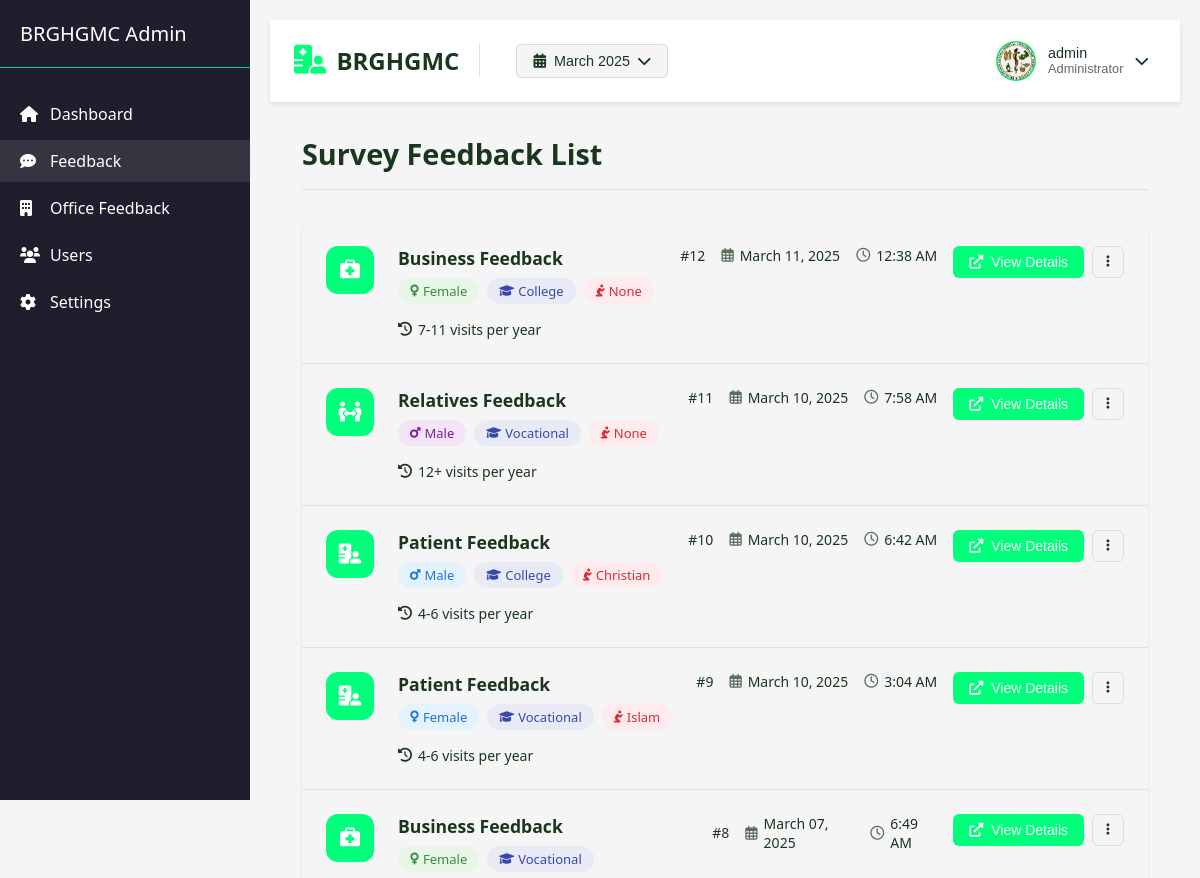
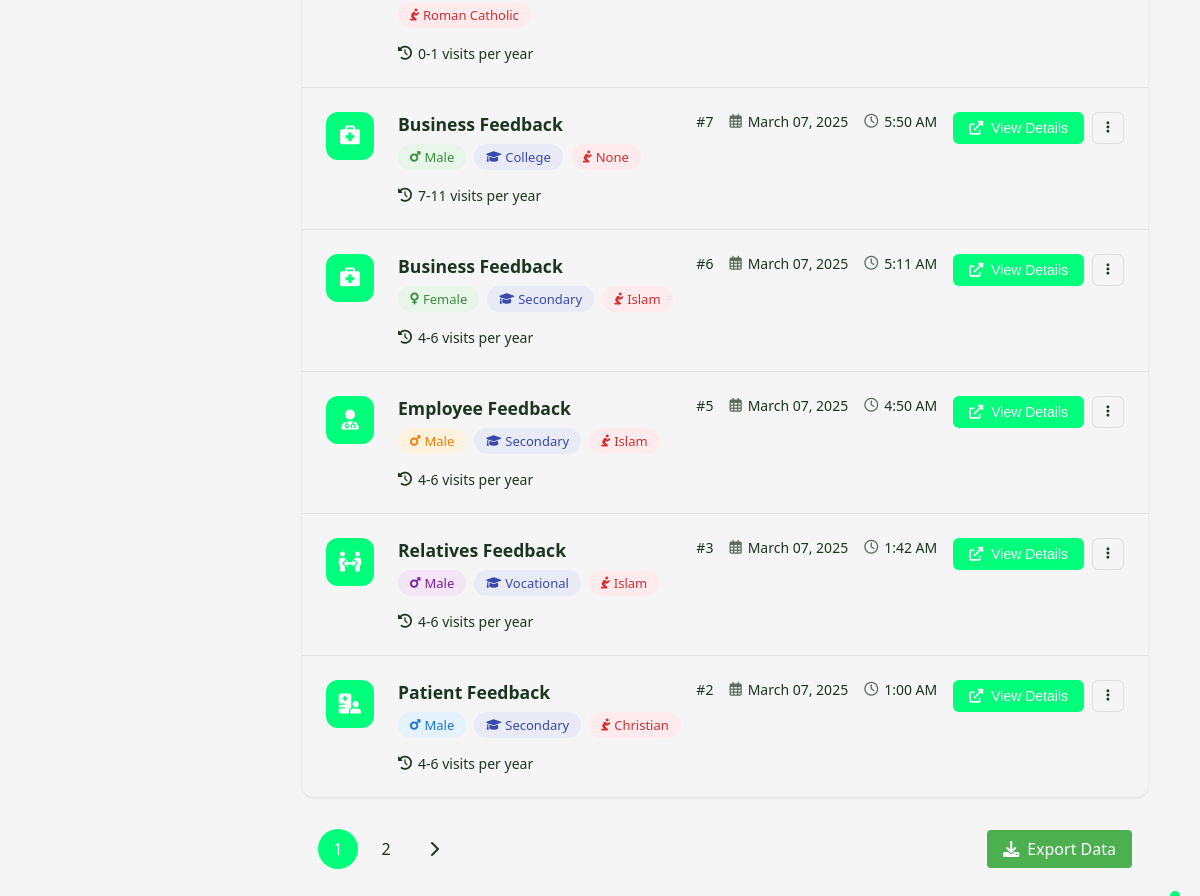
Before: /custom-admin/admin/feedback/ (signed in) with the older database file (2 pictures, top to bottom).
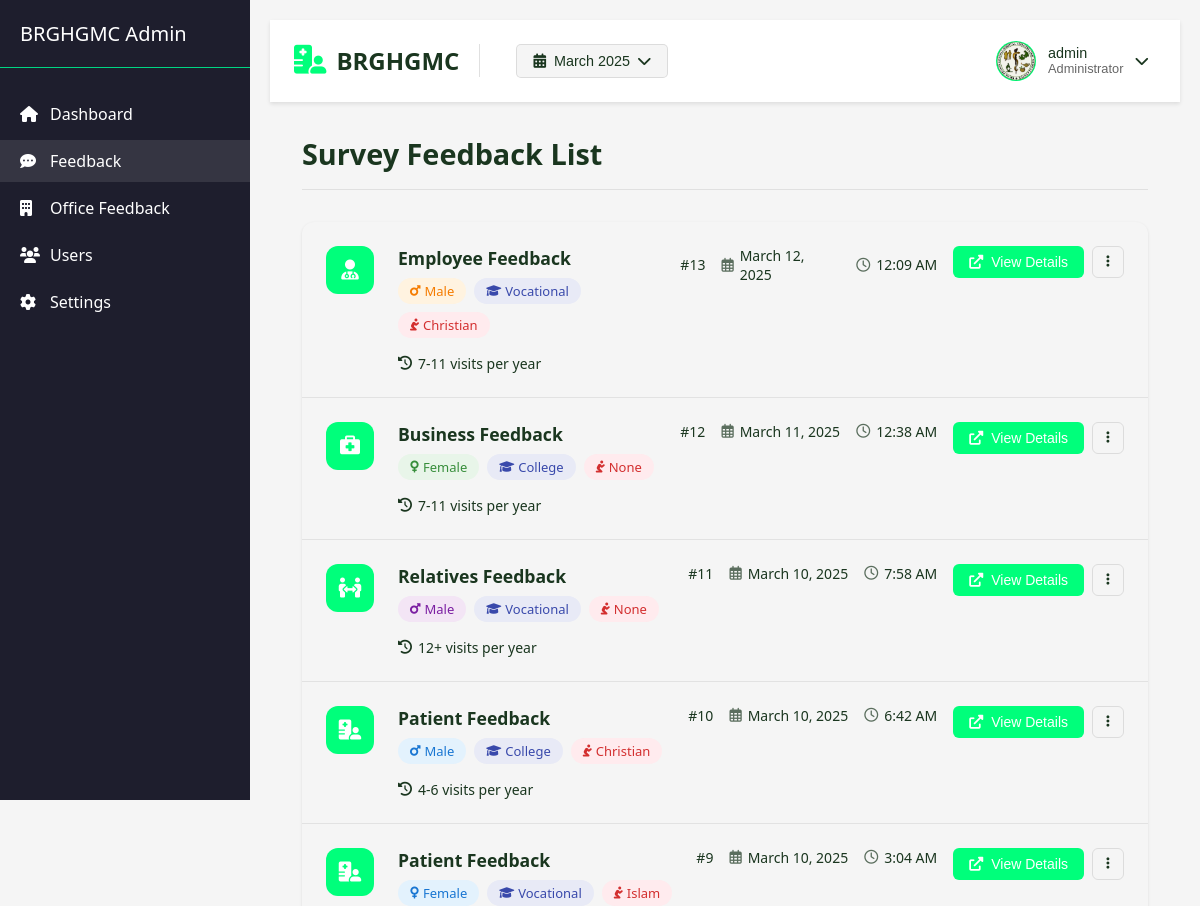
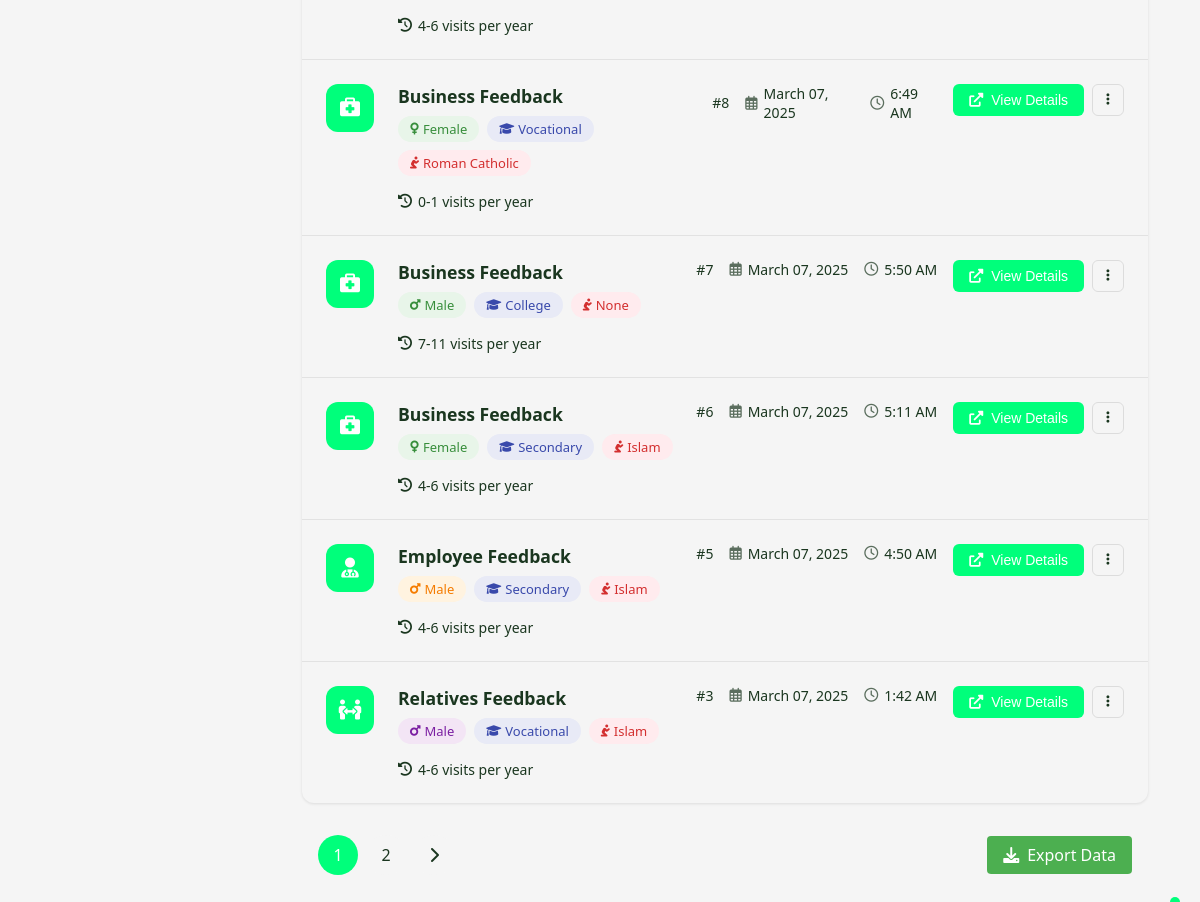
After: the same page with the newer database file (2 pictures, top to bottom).
### core/models.py (models this page shows, shortened)
class AdminAccount(models.Model):
    username = models.CharField(max_length=100, unique=True)
    password = models.CharField(max_length=255)  # Will store hashed password
    email = models.EmailField(unique=True)
    full_name = models.CharField(max_length=255)
    is_active = models.BooleanField(default=True)
    created_at = models.DateTimeField(auto_now_add=True)
    last_login = models.DateTimeField(null=True, blank=True)
    class Meta:
        verbose_name = 'Admin Account'
        verbose_name_plural = 'Admin Accounts'

class PersonalInformation(models.Model):
    SURVEY_CHOICES = [
        ('pasyente', 'Pasyente'),
        ('kasama', 'Kasama ng Pasyente'),
        ('negosyo', 'Transaksyon sa Negosyo'),
        ('empleyado', 'Empleyado'),
    ]
    GENDER_CHOICES = [
        ('babae', 'Babae'),
        ('lalaki', 'Lalaki'),
    ]
    RELIGION_CHOICES = [
        ('kristiyano', 'Kristiyano'),
        ('islam', 'Islam'),
        ('wala', 'Wala'),
        ('katoliko', 'Katoliko Romano'),
        ('ibang_relihiyon', 'Ibang Relihiyon'),
    ]
    EDUCATION_CHOICES = [
        ('elementary', 'Elementary'),
        ('secondary', 'Sekondarya'),
        ('vocational', 'Bokasyonal'),
        ('college', 'Kolehiyo'),
        ('postgrad', 'Postgraduates'),
        ('no_formal_edu', 'Walang pormal na edukasyon'),
    ]
    VISIT_FREQUENCY_CHOICES = [
        ('once', '0-1 beses sa isang taon'),
        ('four', '4-6 beses sa isang taon'),
        ('seven', '7-11 beses sa isang taon'),
        ('twelve', '12+ beses sa isang taon'),
    ]
    respondent = models.OneToOneField(Respondent, on_delete=models.CASCADE, related_name='personal_info')
    survey_answer = models.CharField(max_length=20, choices=SURVEY_CHOICES)
    gender = models.CharField(max_length=10, choices=GENDER_CHOICES)
    religion = models.CharField(max_length=20, choices=RELIGION_CHOICES)
    education = models.CharField(max_length=20, choices=EDUCATION_CHOICES)
    visit_frequency = models.CharField(max_length=10, choices=VISIT_FREQUENCY_CHOICES)

class Respondent(models.Model):
    age = models.IntegerField()
    date_submitted = models.DateTimeField(default=timezone.now)

### core/views.py (the view)
    def wrapper(request, *args, **kwargs):
        if not request.session.get('admin_id'):
            return redirect('core_admin:admin_login')
        return view_func(request, *args, **kwargs)

### core/templates/admin/feedback.html (shortened to what this page needs)
{% load static %}
<!DOCTYPE html>
<html lang="en">
<head>
    <link rel="stylesheet" href="{% static 'css/admin/dashboard.css' %}">
    <link rel="stylesheet" href="{% static 'css/admin/feedback.css' %}">
    <link rel="stylesheet" href="https://cdnjs.cloudflare.com/ajax/libs/font-awesome/6.0.0/css/all.min.css">
</head>
<body>
    <div class="dashboard-container">
        <div class="sidebar">
            <div class="sidebar-header">
                <h2>BRGHGMC Admin</h2>
            </div>
            <nav class="sidebar-nav">
                <ul>
                    <li>
                        <a href="{% url 'core:admin_dashboard' %}"><i class="fas fa-home"></i> Dashboard</a>
                    </li>
                    <li class="active">
                        <a href="{% url 'core:admin_feedback' %}"><i class="fas fa-comment-dots"></i> Feedback</a>
                    </li>
                    <li>
                        <a href="#"><i class="fas fa-building"></i> Office Feedback</a>
                    </li>
                    <li>
                        <a href="#"><i class="fas fa-users"></i> Users</a>
                    </li>
                    <li>
                        <a href="#"><i class="fas fa-cog"></i> Settings</a>
                    </li>
                </ul>
            </nav>
        </div>
        <div class="main-content">
            <header class="top-nav">
                <div class="nav-left">
                    <div class="logo-section">
                        <i class="fas fa-hospital-user"></i>
                        <span>BRGHGMC</span>
                    </div>
                    <div class="month-filter">
                        <button class="month-dropdown-toggle">
                            <i class="fas fa-calendar-alt"></i>
                            <span>{{ selected_month }}</span>
                            <i class="fas fa-chevron-down"></i>
                        </button>
                    </div>
                </div>
                <div class="nav-right">
                    <div class="user-menu">
                        <div class="dropdown">
                            <button class="dropdown-toggle">
                                <div class="user-avatar">
                                    <img src="{% static 'images/logo.png' %}" alt="BRGHGMC Logo">
                                </div>
                                <div class="user-info">
                                    <span class="user-name">{{ request.session.admin_username }}</span>
                                    <span class="user-role">Administrator</span>
                                </div>
                                <i class="fas fa-chevron-down"></i>
                            </button>
                        </div>
                    </div>
                </div>
            </header>
            <div class="feedback-content">
                <div class="content-header">
                    <h1>Survey Feedback List</h1>
                </div>
                <div class="feedback-list">
                    {% for feedback in feedbacks %}
                        <div class="feedback-item {% if feedback.is_new %}new-feedback{% endif %}">
                            <div class="feedback-icon">
                                {% if feedback.survey_answer == 'pasyente' %}
                                    <i class="fas fa-hospital-user"></i>
                                {% elif feedback.survey_answer == 'kasama' %}
                                    <i class="fas fa-people-arrows"></i>
                                {% elif feedback.survey_answer == 'negosyo' %}
                                    <i class="fas fa-briefcase-medical"></i>
                                {% else %}
                                    <i class="fas fa-user-doctor"></i>
                                {% endif %}
                            </div>
                            <div class="feedback-content-wrapper">
                                <div class="feedback-main">
                                    <div class="feedback-header">
                                        <div class="feedback-title-group">
                                            <h3>
                                                {% if feedback.survey_answer == 'pasyente' %}
                                                    Patient Feedback
                                                {% elif feedback.survey_answer == 'kasama' %}
                                                    Relatives Feedback
                                                {% elif feedback.survey_answer == 'negosyo' %}
                                                    Business Feedback
                                                {% else %}
                                                    Employee Feedback
                                                {% endif %}
                                            </h3>
                                            <div class="feedback-badges">
                                                <span class="badge badge-{{ feedback.survey_answer }}">
                                                    {% if feedback.gender == 'babae' %}
                                                        <i class="fas fa-venus"></i> Female
                                                    {% else %}
                                                        <i class="fas fa-mars"></i> Male
                                                    {% endif %}
                                                </span>
                                                <span class="badge badge-education">
                                                    <i class="fas fa-graduation-cap"></i>
                                                    {% if feedback.education == 'elementary' %}
                                                        Elementary
                                                    {% elif feedback.education == 'secondary' %}
                                                        Secondary
                                                    {% elif feedback.education == 'vocational' %}
                                                        Vocational
                                                    {% elif feedback.education == 'college' %}
                                                        College
                                                    {% elif feedback.education == 'postgrad' %}
                                                        Postgraduate
                                                    {% else %}
                                                        No Formal Education
                                                    {% endif %}
                                                </span>
                                                <span class="badge badge-religion">
                                                    <i class="fas fa-pray"></i>
                                                    {% if feedback.religion == 'kristiyano' %}
                                                        Christian
                                                    {% elif feedback.religion == 'islam' %}
                                                        Islam
                                                    {% elif feedback.religion == 'katoliko' %}
                                                        Roman Catholic
                                                    {% elif feedback.religion == 'ibang_relihiyon' %}
                                                        Other Religion
                                                    {% else %}
                                                        None
                                                    {% endif %}
                                                </span>
                                            </div>
                                        </div>
                                        <div class="feedback-meta-info">
                                            <span class="feedback-id" title="Feedback ID">#{{ feedback.respondent.id }}</span>
                                            <span class="feedback-date" title="Submission Date">
                                                <i class="far fa-calendar-alt"></i>
                                                {{ feedback.respondent.date_submitted|date:"F d, Y" }}
                                            </span>
                                            <span class="feedback-time" title="Submission Time">
                                                <i class="far fa-clock"></i>
                                                {{ feedback.respondent.date_submitted|time:"g:i A" }}
                                            </span>
                                        </div>
                                    </div>
                                    <div class="feedback-details">
                                        <div class="visit-info">
                                            <span class="visit-frequency">
                                                <i class="fas fa-history"></i>
                                                {% if feedback.visit_frequency == 'once' %}
                                                    0-1 visits per year
                                                {% elif feedback.visit_frequency == 'four' %}
                                                    4-6 visits per year
                                                {% elif feedback.visit_frequency == 'seven' %}
                                                    7-11 visits per year
                                                {% else %}
                                                    12+ visits per year
                                                {% endif %}
                                            </span>
                                        </div>
                                    </div>
                                </div>
                                <div class="feedback-actions">
                                    <button class="btn-view-details" data-feedback-id="{{ feedback.respondent.id }}">
                                        <i class="fas fa-external-link-alt"></i>
                                        View Details
                                    </button>
                                    <div class="action-dropdown">
                                        <button class="btn-more-actions">
                                            <i class="fas fa-ellipsis-v"></i>
                                        </button>
                                    </div>
                                </div>
                            </div>
                        </div>
                    {% endfor %}
                </div>
                {% if feedbacks.has_other_pages %}
                    <div class="pagination-container">
                        <div class="pagination">
                            {% for num in feedbacks.paginator.page_range %}
                                {% if feedbacks.number == num %}
                                    <span class="page-link active">{{ num }}</span>
                                {% elif num > feedbacks.number|add:'-3' and num < feedbacks.number|add:'3' %}
                                    <a href="?page={{ num }}{% if request.GET.month %}&month={{ request.GET.month }}{% endif %}" class="page-link">{{ num }}</a>
                                {% endif %}
                            {% endfor %}
                            {% if feedbacks.has_next %}
                                <a href="?page={{ feedbacks.next_page_number }}{% if request.GET.month %}&month={{ request.GET.month }}{% endif %}" class="page-link">
                                    <i class="fas fa-chevron-right"></i>
                                </a>
                            {% endif %}
                        </div>
                        <a href="#" class="export-button">
                            <i class="fas fa-download"></i>
                            Export Data
                        </a>
                    </div>
                {% endif %}
            </div>
        </div>
    </div>
</body>
</html>

Changed rows visible on the page:
no longer on this page (row unchanged): PersonalInformation: survey_answer "pasyente" (drawn), gender "lalaki" (drawn), education "Secondary", religion "Christian", respondent.id "2", respondent.date_submitted "March 07, 2025", respondent.date_submitted "1:00 AM", visit_frequency "4-6 visits per year"
added PersonalInformation: survey_answer "empleyado" (drawn), gender "lalaki" (drawn), education "Vocational", religion "Christian", respondent.id "13", respondent.date_submitted "March 12, 2025", respondent.date_submitted "12:09 AM", visit_frequency "7-11 visits per year"
